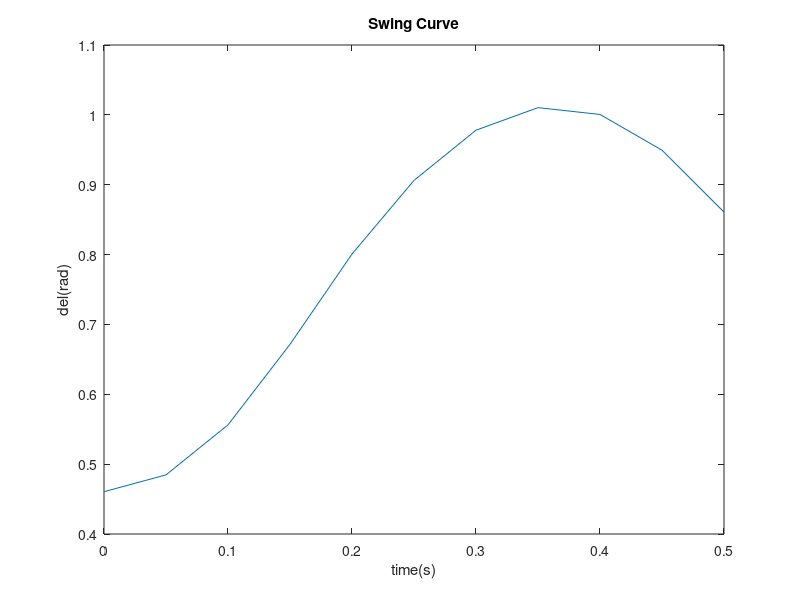

Source code (MATLAB):
clc;
%given reactances
Xd=0.3j;  
Xt=0.2j;
XL1=0.3j;
XL2=0.3j;

Pe=0.8; %real power transfered before fault
Q=0.074; %reactive power transfered before fault
S=Pe+Q*j;
V=1;     %infinite bus terminal voltage
I=conj(S)/conj(V); %current flowing into the bus before fault
X1= Xd+Xt+((XL1*XL2)/(XL1+XL2)); %equivalent reactance before fault
E=V+I*X1;  %transient internal voltage of synchronous generator

%prefault condition
Pm=Pe;
P1max= abs(E)*abs(V)/abs(X1); %max value of power delivered by generator in prefault condition
del0= asin(Pe/P1max);

%during fault
X2=(((Xd+Xt)*XL1)+((Xd+Xt)*(XL2/2))+(XL1*(XL2/2)))/0.15j;  %Converting from star to delta to get equivalent reactance during fault.
P2max=abs(E)*abs(V)/abs(X2); %max value of power delivered by generator during fault

%post fault(faulted line outage)
X3=Xd+Xt+XL1;           %L2 line is removed
P3max=abs(E)*abs(V)/abs(X3);  %max value of power delivered by generator after fault

del_max= pi-asin(Pm/P3max);
del_cr=acos((Pm*(del_max-del0)-P2max*cos(del0)+P3max*cos(del_max))/(P3max-P2max))  %critical clearing angle

t0=0;
w0=0;  
f=60;  %frequency=50Hz
H=5;   %inertia constant=5MJ/MVA
M= H/(pi*f);

tn=0.5;  %simulation time
h=0.05;  %time step 
n=(tn-t0)/h; %no. of iterations
t=zeros(1,n+1);  %created an array to store time value after each iteration 
del_1=zeros(1,n+1);
del=zeros(1,n+1);  %created an array to store "del" value after each iteration 
w_1=zeros(1,n+1);
w=zeros(1,n+1);  %created an array to store "w" value after each iteration
t(1)=t0;
del(1)=del0;
w(1)=w0;

fprintf('del(%.2f)=%.4f\n',t(1),del(1));
fprintf('w(%.2f)=%.4f\n',t(1),w(1));

%using for loop for iterations involved in euler method 
for i=1:(((0.1-t0)/h)+1)
    del_1(i+1)= del(i)+h*w(i);
    w_1(i+1)= w(i)+h*((Pm-P2max*sin(del(i)))/M);
    del(i+1)= del(i)+(h/2)*(w(i)+ w_1(i+1));
    w(i+1)= w(i)+(h/2)*(((Pm-P2max*sin(del(i)))/M)+((Pm-P2max*sin(del_1(i+1)))/M));
    t(i+1)=t(i)+h;
        
    fprintf('del(%.2f)=%.4f\n',t(i+1),del(i+1));
    fprintf('w(%.2f)=%.4f\n',t(i+1),w(i+1));
end
%At 0.1 seconds, fault is cleared implies that our operating point will
%shift from P2(during fault condition) to curve P3(after fault condition).
%So, in the loop, we have changed the Pe equation from P2max*sin(del(i)) to
%P3max*sin(del(i)). Then continued the remaining iterations.
for i=1:n
    if(t(i)>0.1)
        del_1(i+1)= del(i)+h*w(i);
        w_1(i+1)= w(i)+h*((Pm-P3max*sin(del(i)))/M);
        del(i+1)= del(i)+(h/2)*(w(i)+ w_1(i+1));
        w(i+1)= w(i)+(h/2)*(((Pm-P3max*sin(del(i)))/M)+((Pm-P3max*sin(del_1(i+1)))/M));
        t(i+1)=t(i)+h;
    
        fprintf('del(%.2f)=%.4f\n',t(i+1),del(i+1));
        fprintf('w(%.2f)=%.4f\n',t(i+1),w(i+1));
    end
end


figure();
plot(t,del);
title('Swing Curve');
xlabel('time(s)');
ylabel('del(rad)');




